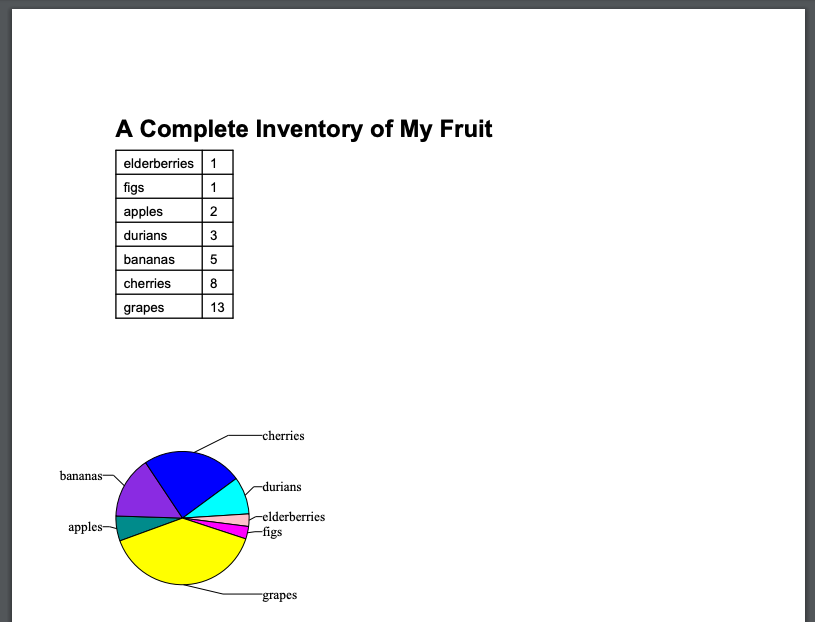
#> input picture course-6 - Automating Real-World Tasks with Python/w-3/w-3-4.png, 815 x 622 px, given as the content of the folder ./images, which was not available
$ python w-1.py
#> lines starting #> are read from the running program, lines starting #| are printed output that depends on the picture
#!/usr/bin/env python3

#from concurrent import futures

import argparse
import logging
import os
import sys

import PIL
import PIL.Image

from tqdm import tqdm

def progress_bar(files):
    return tqdm(files, desc='Processing', total=len(files), dynamic_ncols=True)

def process_file(root, basename):
#> called with root = '_only', basename = 'w-3-4.png'
    filename = os.path.join(root,basename)
    image = PIL.Image.open(filename)
#> image is the input picture: PIL image 815x622 RGB; mean R, G, B 240.6, 241, 240.9
    image.convert('RGB').rotate(-90).resize((128,128)).save(os.path.join('icons',basename), "JPEG")
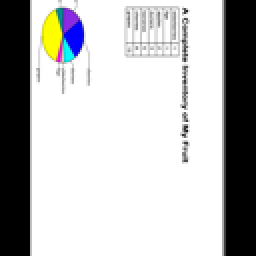
#> saved as w-3-4.png: PIL image 128x128 RGB (shown 2 times larger); mean R, G, B 185.5, 185.7, 185.6

def main():
    if not os.path.exists('./icons'):
        os.mkdir('./icons')

    #executor = futures.ProcessPoolExecutor()
    for root, _, files in os.walk('./images'):
        for basename in progress_bar(files):
            if basename.startswith("."):
                continue
            process_file(root, basename)
            #executor.submit(process_file, root, basename)
    print('Waiting for all threads to finish.')
    #executor.shutdown()
    return 0

if __name__ == "__main__":
    sys.exit(main())
#> (the program exits here)

$ run again, on course-6 - Automating Real-World Tasks with Python/w-3/w-3.png
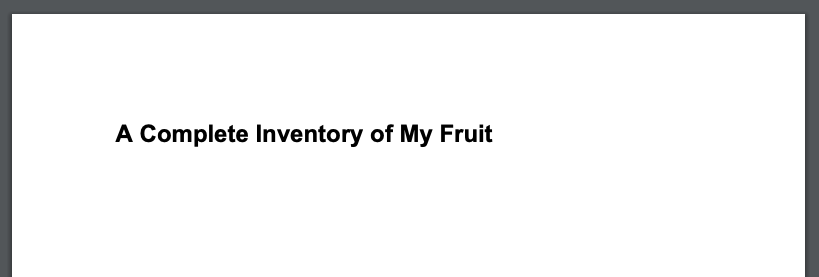
#> input picture course-6 - Automating Real-World Tasks with Python/w-3/w-3.png, 819 x 277 px, given as the content of the folder ./images, which was not available
#> in process_file, image is the input picture: PIL image 819x277 RGB; mean R, G, B 237.7, 238, 238.3
#> in process_file, `image.convert('RGB').rotate(-90).resize((128,128)).save(os.path.join('..`:
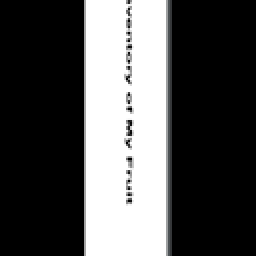
#> saved as w-3.png: PIL image 128x128 RGB (shown 2 times larger); mean R, G, B 81.4, 81.4, 81.5
